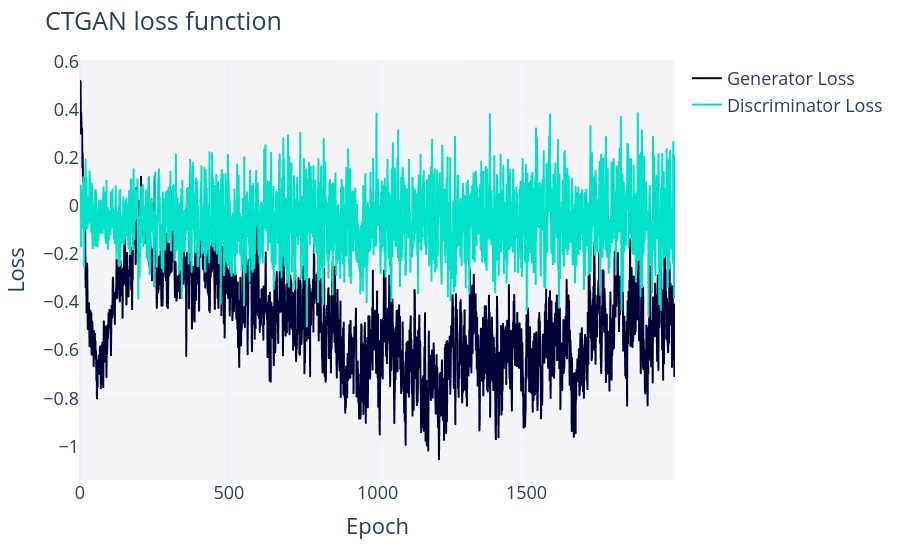

The notebook cell this image was saved under:
### Code cell
train_and_save_synthesizer(minority_train_data, 'ton-iot-gan-minority.pkl')

### Figure 1 — Plotly figure (JSON) as saved in the notebook; plotly's stock layout.template omitted (floating-point values rounded to 4 significant figures; data arrays with more than 128 entries replaced by an {"elided": "..."} marker saying what was removed)
{"data": [{"hovertemplate": "variable=Generator Loss<br>Epoch=%{x}<br>value=%{y}<extra></extra>", "legendgroup": "Generator Loss", "line": {"color": "#000036", "dash": "solid"}, "marker": {"symbol": "circle"}, "mode": "lines", "name": "Generator Loss", "showlegend": true, "type": "scattergl", "x": {"elided": "2000 int values"}, "xaxis": "x", "y": {"elided": "2000 float values"}, "yaxis": "y"}, {"hovertemplate": "variable=Discriminator Loss<br>Epoch=%{x}<br>value=%{y}<extra></extra>", "legendgroup": "Discriminator Loss", "line": {"color": "#01E0C9", "dash": "solid"}, "marker": {"symbol": "circle"}, "mode": "lines", "name": "Discriminator Loss", "showlegend": true, "type": "scattergl", "x": {"elided": "2000 int values"}, "xaxis": "x", "y": {"elided": "2000 float values"}, "yaxis": "y"}], "layout": {"autosize": true, "font": {"size": 18}, "legend": {"orientation": "v", "title": {"text": ""}, "tracegroupgap": 0}, "margin": {"t": 60}, "plot_bgcolor": "#F5F5F8", "title": {"text": "CTGAN loss function"}, "xaxis": {"anchor": "y", "autorange": true, "domain": [0, 1], "range": [0, 1999], "title": {"text": "Epoch"}, "type": "linear"}, "yaxis": {"anchor": "x", "autorange": true, "domain": [0, 1], "range": [-1.14, 0.6064], "title": {"text": "Loss"}, "type": "linear"}}}
